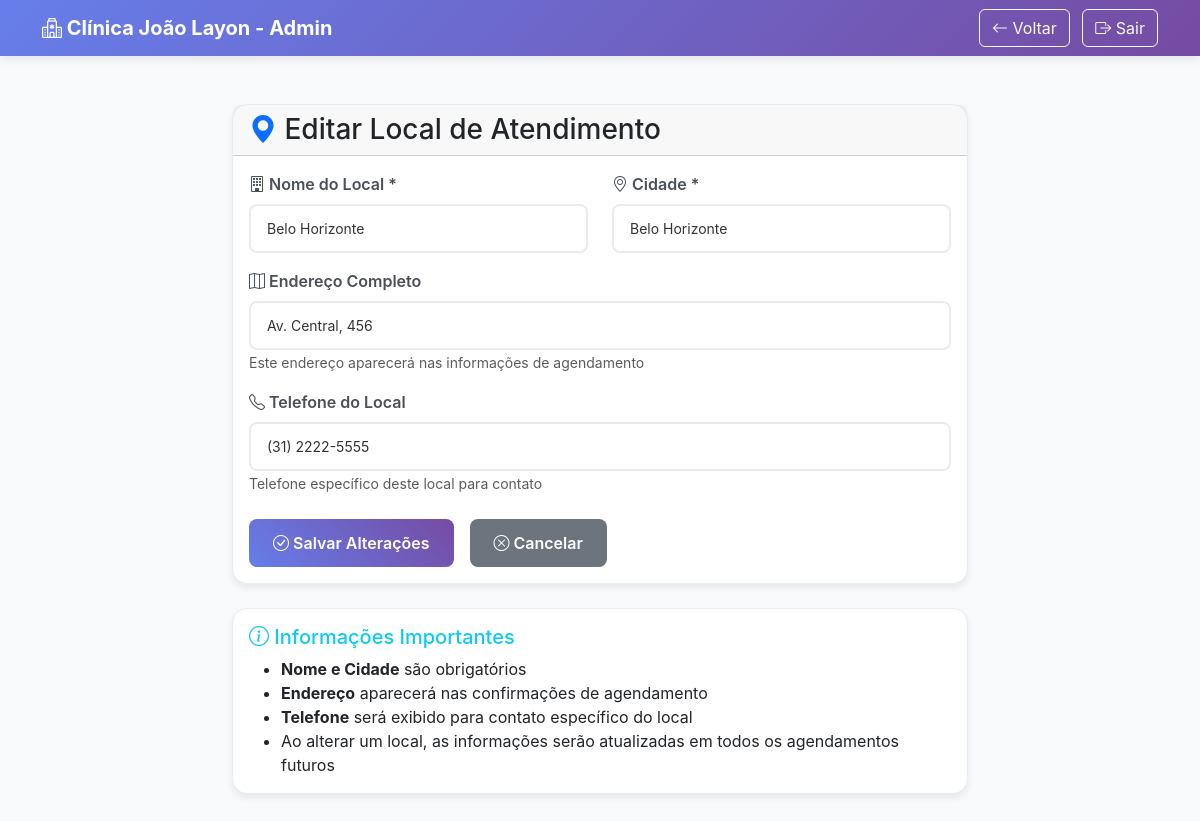
Page /admin/local/2/edit (signed in) on the committed database.
### models.py (models this page shows, shortened)
class Local(db.Model):
    __tablename__ = 'locais'
    id = db.Column(db.Integer, primary_key=True)
    nome = db.Column(db.String(100), nullable=False, unique=True)
    endereco = db.Column(db.String(200))
    cidade = db.Column(db.String(100))
    telefone = db.Column(db.String(15))
    ativo = db.Column(db.Boolean, default=True)
    horarios = db.relationship('HorarioDisponivel', backref='local_rel', lazy=True)
    agendamentos = db.relationship('Agendamento', backref='local_rel', lazy=True)

### app.py (the view)
    def decorated_function(*args, **kwargs):
        if not session.get('admin_logado'):
            flash('Acesso negado. Faça login como administrador.', 'error')
            return redirect(url_for('admin_login'))
        return f(*args, **kwargs)

### app.py (called while the page is built)
def requer_login_admin(f):
    def decorated_function(*args, **kwargs):
        if not session.get('admin_logado'):
            flash('Acesso negado. Faça login como administrador.', 'error')
            return redirect(url_for('admin_login'))
        return f(*args, **kwargs)
    decorated_function.__name__ = f.__name__
    return decorated_function

@app.route('/admin/local/<int:local_id>/edit', methods=['GET'])
@requer_login_admin
def editar_local(local_id):
    local = Local.query.get_or_404(local_id)
    return render_template('editar_local.html', local=local)

### templates/editar_local.html (shortened to what this page needs)
<!DOCTYPE html>
<html lang="pt-BR">
<head>
    <link href="https://cdn.jsdelivr.net/npm/bootstrap@5.3.0/dist/css/bootstrap.min.css" rel="stylesheet">
    <link rel="stylesheet" href="https://cdn.jsdelivr.net/npm/bootstrap-icons@1.11.0/font/bootstrap-icons.css">
</head>
<body>
    <nav class="navbar navbar-expand-lg navbar-dark">
        <div class="container">
            <a class="navbar-brand fw-bold" href="{{ url_for('admin') }}">
                <i class="bi bi-hospital"></i> Clínica João Layon - Admin
            </a>
            <div class="ms-auto">
                <a href="{{ url_for('admin') }}" class="btn btn-outline-light me-2">
                    <i class="bi bi-arrow-left"></i> Voltar
                </a>
                <a href="{{ url_for('admin_logout') }}" class="btn btn-outline-light">
                    <i class="bi bi-box-arrow-right"></i> Sair
                </a>
            </div>
        </div>
    </nav>
    <div class="container py-5">
        <div class="row justify-content-center">
            <div class="col-md-8">
                <div class="card">
                    <div class="card-header">
                        <h3 class="card-title mb-0">
                            <i class="bi bi-geo-alt-fill text-primary"></i> Editar Local de Atendimento
                        </h3>
                    </div>
                    <div class="card-body">
                        <form action="{{ url_for('admin_locais') }}" method="POST">
                            <div class="row">
                                <div class="col-md-6 mb-3">
                                    <label for="nome" class="form-label">
                                        <i class="bi bi-building"></i> Nome do Local *
                                    </label>
                                    <input type="text" class="form-control" id="nome" name="nome"
                                           value="{{ local.nome }}" required
                                           placeholder="Ex: Unidade Contagem">
                                </div>
                                <div class="col-md-6 mb-3">
                                    <label for="cidade" class="form-label">
                                        <i class="bi bi-geo-alt"></i> Cidade *
                                    </label>
                                    <input type="text" class="form-control" id="cidade" name="cidade"
                                           value="{{ local.cidade }}" required
                                           placeholder="Ex: Contagem">
                                </div>
                            </div>
                            <div class="mb-3">
                                <label for="endereco" class="form-label">
                                    <i class="bi bi-map"></i> Endereço Completo
                                </label>
                                <input type="text" class="form-control" id="endereco" name="endereco"
                                       value="{{ local.endereco or '' }}"
                                       placeholder="Ex: Rua Principal, 123 - Centro">
                                <small class="text-muted">Este endereço aparecerá nas informações de agendamento</small>
                            </div>
                            <div class="mb-4">
                                <label for="telefone" class="form-label">
                                    <i class="bi bi-telephone"></i> Telefone do Local
                                </label>
                                <input type="text" class="form-control" id="telefone" name="telefone"
                                       value="{{ local.telefone or '' }}"
                                       placeholder="Ex: (31) 3333-4444">
                                <small class="text-muted">Telefone específico deste local para contato</small>
                            </div>
                            <div class="d-flex gap-3">
                                <button type="submit" class="btn btn-primary">
                                    <i class="bi bi-check-circle"></i> Salvar Alterações
                                </button>
                                <a href="{{ url_for('admin') }}" class="btn btn-secondary">
                                    <i class="bi bi-x-circle"></i> Cancelar
                                </a>
                            </div>
                        </form>
                    </div>
                </div>
                <div class="card mt-4">
                    <div class="card-body">
                        <h5 class="card-title text-info">
                            <i class="bi bi-info-circle"></i> Informações Importantes
                        </h5>
                        <ul class="mb-0">
                            <li><strong>Nome e Cidade</strong> são obrigatórios</li>
                            <li><strong>Endereço</strong> aparecerá nas confirmações de agendamento</li>
                            <li><strong>Telefone</strong> será exibido para contato específico do local</li>
                            <li>Ao alterar um local, as informações serão atualizadas em todos os agendamentos futuros</li>
                        </ul>
                    </div>
                </div>
            </div>
        </div>
    </div>
</body>
</html>

### templates/editar_local.html (style rules this page uses)
body { background-color: #f8f9fa; color: #333; font-family: 'Inter', sans-serif; }
.navbar { background: linear-gradient(135deg, #667eea 0%, #764ba2 100%); box-shadow: 0 2px 10px rgba(0,0,0,0.1); }
.card { background-color: #ffffff; border: 1px solid #e9ecef; border-radius: 15px; box-shadow: 0 4px 6px rgba(0, 0, 0, 0.07); transition: all 0.3s ease; }
.form-control { background-color: #ffffff; border: 2px solid #e9ecef; color: #333; padding: 12px 16px; border-radius: 8px; font-size: 14px; }
.form-label { font-weight: 600; color: #495057; margin-bottom: 8px; }
.btn-primary { background: linear-gradient(45deg, #667eea, #764ba2); border: none; padding: 12px 24px; border-radius: 8px; font-weight: 600; transition: all 0.3s ease; }
.btn-secondary { background: #6c757d; border: none; padding: 12px 24px; border-radius: 8px; font-weight: 600; transition: all 0.3s ease; }

### rows in the picture
Local: nome "Belo Horizonte", cidade "Belo Horizonte", endereco "Av. Central, 456", telefone "(31) 2222-5555"
